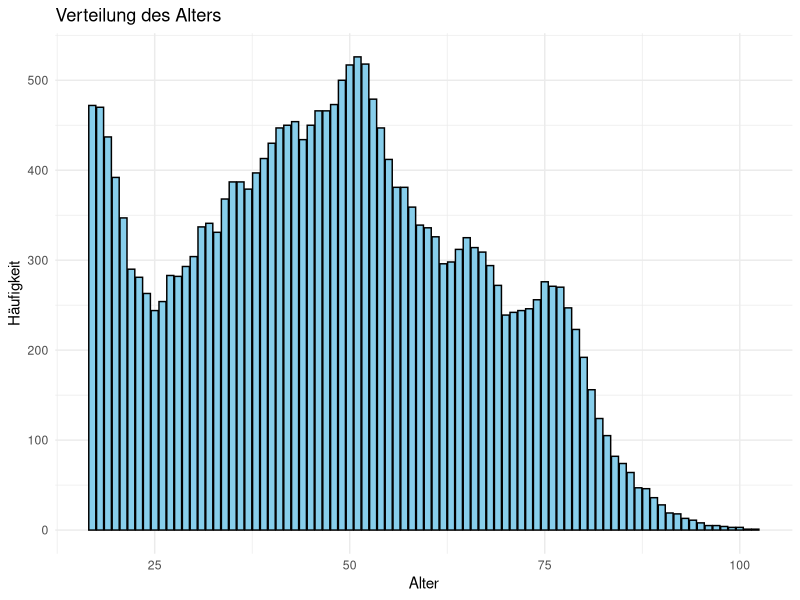
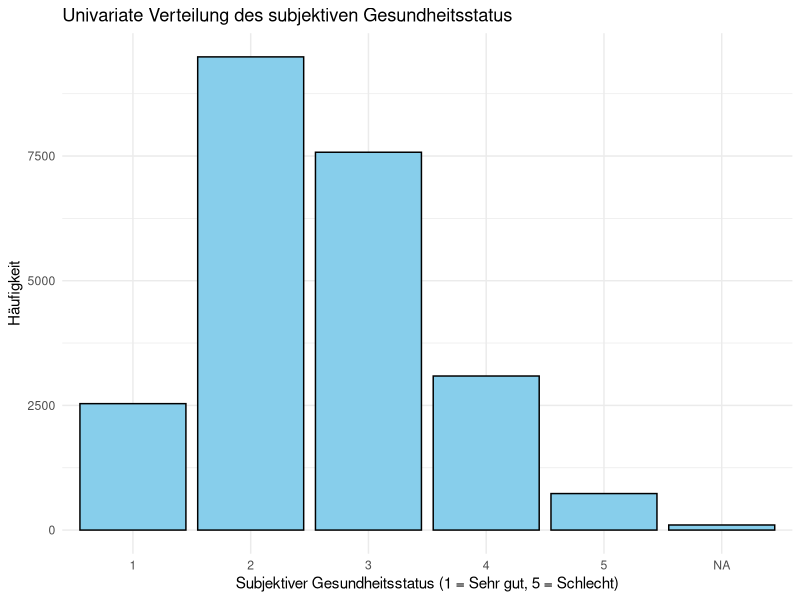
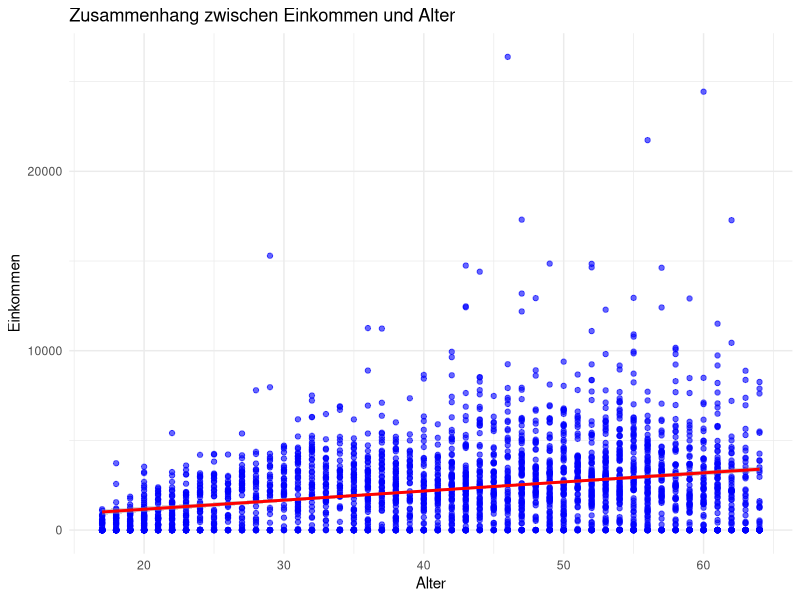
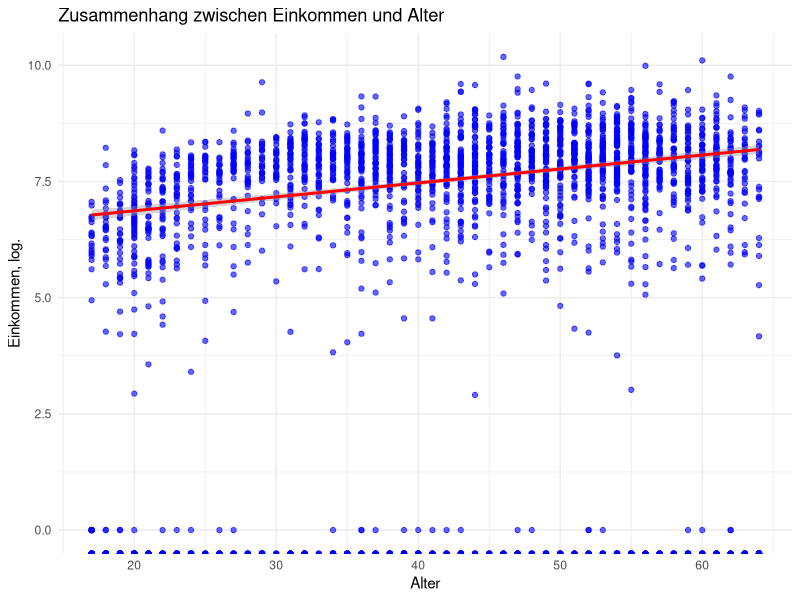

The R script that drew these images, in order:
## ---- chunk 1
# This is the first code chunk
1 + 1
## ---- chunk 2
#| echo: false
2 * 2
## ---- chunk 3
# set working directory
setwd("D:/Seafile/main/teaching/2024_wuppertal/wup2024/uebungen")
## ---- chunk 4
#| echo: true
#| results: "hide"
#| warning: false
# Packages
pkgs <- c(
  "tidyverse"
) 

## Install uninstalled packages
lapply(pkgs[!(pkgs %in% installed.packages())], install.packages)

## Load all packages to library
lapply(pkgs, library, character.only = TRUE)

## ---- chunk 5
# read data
df = read.csv("../daten/soep_uebung.csv")
df_labels = read.csv("../daten/soep_labels.csv")
## ---- chunk 6
# Wie viele Zeilen hat der Datensatz?
nrow(df)
## ---- chunk 7
head(df)
## ---- chunk 8
# Namen der Variablen
names(df)

#Namen, Datentyp und erste Einträge der Variablen
glimpse(df)

## ---- chunk 9
table(df$sex)
## ---- chunk 10
ggplot(df, aes(x = alter)) +
  geom_bar(fill = "skyblue", color = "black") +
  labs(
    title = "Verteilung des Alters",
    x = "Alter",
    y = "Häufigkeit"
  ) +
  theme_minimal()
## ---- chunk 11
summary(df$alter)
## ---- chunk 12
glimpse(df)
## ---- chunk 13
table(df$syear)
table(df$syear, df$sex)
## ---- chunk 14
df_labels
## ---- chunk 15
# Eindeutige Ausprägungen der Variable 'gesund_org'
vektor_gesund_org <- unique(df$gesund_org)

# Ausgabe der eindeutigen Ausprägungen
print(vektor_gesund_org)
## ---- chunk 16
table(df$gesund_org, useNA = "always")
# Ersetze leere Zeichenketten "" durch NA in der Spalte 'gesund_org'
df$gesund_org[df$gesund_org == ""] <- NA

# Extrahiere die numerischen Werte aus der Spalte 'gesund_org'
df$gesund_org_numeric <- as.numeric(sub("\\[([0-9]+)\\].*", "\\1", df$gesund_org))

# Überprüfe die Änderungen
table(df$gesund_org_numeric, useNA = "always")
table(df$gesund_org, useNA = "always")
## ---- chunk 17

# Barplot erstellen
ggplot(df, aes(x = factor(gesund_org_numeric))) +
  geom_bar(fill = "skyblue", color = "black") +
  labs(
    title = "Univariate Verteilung des subjektiven Gesundheitsstatus",
    x = "Subjektiver Gesundheitsstatus (1 = Sehr gut, 5 = Schlecht)",
    y = "Häufigkeit"
  ) +
  theme_minimal()

## ---- chunk 18
table(df$alter, useNA = "always")
summary(df$einkommenm1)
## ---- chunk 19
# Scatterplot mit ggplot2 erstellen
ggplot(df %>% filter(syear=="2019", alter < 65), aes(x = alter , y = einkommenm1)) +
  geom_point(color = "blue", alpha = 0.6) +  # Punkte hinzufügen
  geom_smooth(method = "lm", color = "red", se = TRUE) +  # Lineare Trendlinie mit Konfidenzintervall
  labs(
    title = "Zusammenhang zwischen Einkommen und Alter",
    x = "Alter",
    y = "Einkommen"
  ) +
  theme_minimal()  # Minimalistisches Theme
## ---- chunk 20
# Scatterplot mit ggplot2 erstellen
ggplot(df %>% filter(syear=="2019", alter < 65), aes(x = alter , y = log(einkommenm1))) +
  geom_point(color = "blue", alpha = 0.6) +  # Punkte hinzufügen
  geom_smooth(method = "lm", color = "red", se = TRUE) +  # Lineare Trendlinie mit Konfidenzintervall
  labs(
    title = "Zusammenhang zwischen Einkommen und Alter",
    x = "Alter",
    y = "Einkommen, log."
  ) +
  theme_minimal()  # Minimalistisches Theme
